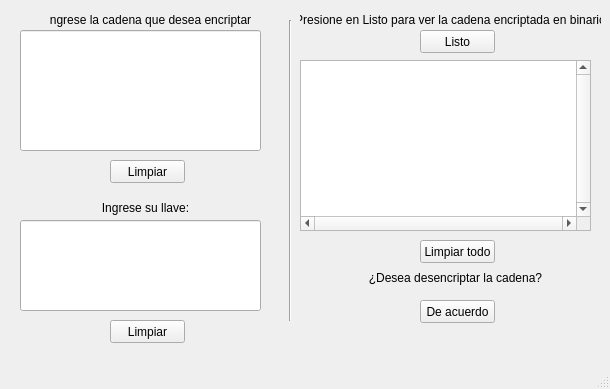
<?xml version="1.0" encoding="UTF-8"?>
<ui version="4.0">
 <class>MainWindow</class>
 <widget class="QMainWindow" name="MainWindow">
  <property name="geometry">
   <rect>
    <x>0</x>
    <y>0</y>
    <width>610</width>
    <height>389</height>
   </rect>
  </property>
  <property name="windowTitle">
   <string>MainWindow</string>
  </property>
  <widget class="QWidget" name="centralwidget">
   <widget class="Line" name="line">
    <property name="geometry">
     <rect>
      <x>280</x>
      <y>20</y>
      <width>20</width>
      <height>301</height>
     </rect>
    </property>
    <property name="orientation">
     <enum>Qt::Vertical</enum>
    </property>
   </widget>
   <widget class="QLineEdit" name="lineEdit">
    <property name="geometry">
     <rect>
      <x>20</x>
      <y>30</y>
      <width>241</width>
      <height>121</height>
     </rect>
    </property>
    <property name="alignment">
     <set>Qt::AlignLeading|Qt::AlignLeft|Qt::AlignTop</set>
    </property>
   </widget>
   <widget class="QLabel" name="label">
    <property name="geometry">
     <rect>
      <x>50</x>
      <y>10</y>
      <width>201</width>
      <height>20</height>
     </rect>
    </property>
    <property name="text">
     <string>Ingrese la cadena que desea encriptar:</string>
    </property>
    <property name="alignment">
     <set>Qt::AlignCenter</set>
    </property>
   </widget>
   <widget class="QLabel" name="label_2">
    <property name="geometry">
     <rect>
      <x>50</x>
      <y>200</y>
      <width>191</width>
      <height>16</height>
     </rect>
    </property>
    <property name="text">
     <string>Ingrese su llave:</string>
    </property>
    <property name="alignment">
     <set>Qt::AlignCenter</set>
    </property>
   </widget>
   <widget class="QLineEdit" name="lineEdit_2">
    <property name="geometry">
     <rect>
      <x>20</x>
      <y>220</y>
      <width>241</width>
      <height>91</height>
     </rect>
    </property>
    <property name="alignment">
     <set>Qt::AlignLeading|Qt::AlignLeft|Qt::AlignTop</set>
    </property>
   </widget>
   <widget class="QPushButton" name="pushButton">
    <property name="geometry">
     <rect>
      <x>110</x>
      <y>160</y>
      <width>75</width>
      <height>23</height>
     </rect>
    </property>
    <property name="text">
     <string>Limpiar</string>
    </property>
   </widget>
   <widget class="QPushButton" name="pushButton_2">
    <property name="geometry">
     <rect>
      <x>110</x>
      <y>320</y>
      <width>75</width>
      <height>23</height>
     </rect>
    </property>
    <property name="text">
     <string>Limpiar</string>
    </property>
   </widget>
   <widget class="QLabel" name="label_3">
    <property name="geometry">
     <rect>
      <x>300</x>
      <y>10</y>
      <width>301</width>
      <height>20</height>
     </rect>
    </property>
    <property name="text">
     <string>Presione en Listo para ver la cadena encriptada en binario</string>
    </property>
    <property name="alignment">
     <set>Qt::AlignCenter</set>
    </property>
   </widget>
   <widget class="QPlainTextEdit" name="plainTextEdit">
    <property name="geometry">
     <rect>
      <x>300</x>
      <y>60</y>
      <width>291</width>
      <height>171</height>
     </rect>
    </property>
    <property name="verticalScrollBarPolicy">
     <enum>Qt::ScrollBarAlwaysOn</enum>
    </property>
    <property name="horizontalScrollBarPolicy">
     <enum>Qt::ScrollBarAlwaysOn</enum>
    </property>
    <property name="sizeAdjustPolicy">
     <enum>QAbstractScrollArea::AdjustToContents</enum>
    </property>
   </widget>
   <widget class="QPushButton" name="pushButton_3">
    <property name="geometry">
     <rect>
      <x>420</x>
      <y>30</y>
      <width>75</width>
      <height>23</height>
     </rect>
    </property>
    <property name="text">
     <string>Listo</string>
    </property>
   </widget>
   <widget class="QLabel" name="label_4">
    <property name="geometry">
     <rect>
      <x>360</x>
      <y>270</y>
      <width>191</width>
      <height>16</height>
     </rect>
    </property>
    <property name="text">
     <string>¿Desea desencriptar la cadena?</string>
    </property>
    <property name="alignment">
     <set>Qt::AlignCenter</set>
    </property>
   </widget>
   <widget class="QPushButton" name="pushButton_4">
    <property name="geometry">
     <rect>
      <x>420</x>
      <y>300</y>
      <width>75</width>
      <height>23</height>
     </rect>
    </property>
    <property name="text">
     <string>De acuerdo</string>
    </property>
   </widget>
   <widget class="QPushButton" name="pushButton_5">
    <property name="geometry">
     <rect>
      <x>420</x>
      <y>240</y>
      <width>75</width>
      <height>23</height>
     </rect>
    </property>
    <property name="text">
     <string>Limpiar todo</string>
    </property>
   </widget>
  </widget>
  <widget class="QStatusBar" name="statusbar"/>
 </widget>
 <tabstops>
  <tabstop>lineEdit</tabstop>
  <tabstop>pushButton</tabstop>
  <tabstop>lineEdit_2</tabstop>
  <tabstop>pushButton_2</tabstop>
  <tabstop>plainTextEdit</tabstop>
  <tabstop>pushButton_5</tabstop>
  <tabstop>pushButton_3</tabstop>
  <tabstop>pushButton_4</tabstop>
 </tabstops>
 <resources/>
 <connections>
  <connection>
   <sender>pushButton</sender>
   <signal>clicked()</signal>
   <receiver>lineEdit</receiver>
   <slot>clear()</slot>
   <hints>
    <hint type="sourcelabel">
     <x>170</x>
     <y>175</y>
    </hint>
    <hint type="destinationlabel">
     <x>144</x>
     <y>148</y>
    </hint>
   </hints>
  </connection>
  <connection>
   <sender>pushButton_2</sender>
   <signal>clicked()</signal>
   <receiver>lineEdit_2</receiver>
   <slot>clear()</slot>
   <hints>
    <hint type="sourcelabel">
     <x>174</x>
     <y>335</y>
    </hint>
    <hint type="destinationlabel">
     <x>159</x>
     <y>294</y>
    </hint>
   </hints>
  </connection>
  <connection>
   <sender>pushButton_5</sender>
   <signal>clicked()</signal>
   <receiver>plainTextEdit</receiver>
   <slot>clear()</slot>
   <hints>
    <hint type="sourcelabel">
     <x>449</x>
     <y>256</y>
    </hint>
    <hint type="destinationlabel">
     <x>439</x>
     <y>191</y>
    </hint>
   </hints>
  </connection>
  <connection>
   <sender>pushButton_5</sender>
   <signal>clicked()</signal>
   <receiver>lineEdit_2</receiver>
   <slot>clear()</slot>
   <hints>
    <hint type="sourcelabel">
     <x>430</x>
     <y>255</y>
    </hint>
    <hint type="destinationlabel">
     <x>257</x>
     <y>272</y>
    </hint>
   </hints>
  </connection>
  <connection>
   <sender>pushButton_5</sender>
   <signal>clicked()</signal>
   <receiver>lineEdit</receiver>
   <slot>clear()</slot>
   <hints>
    <hint type="sourcelabel">
     <x>421</x>
     <y>251</y>
    </hint>
    <hint type="destinationlabel">
     <x>224</x>
     <y>147</y>
    </hint>
   </hints>
  </connection>
 </connections>
</ui>
